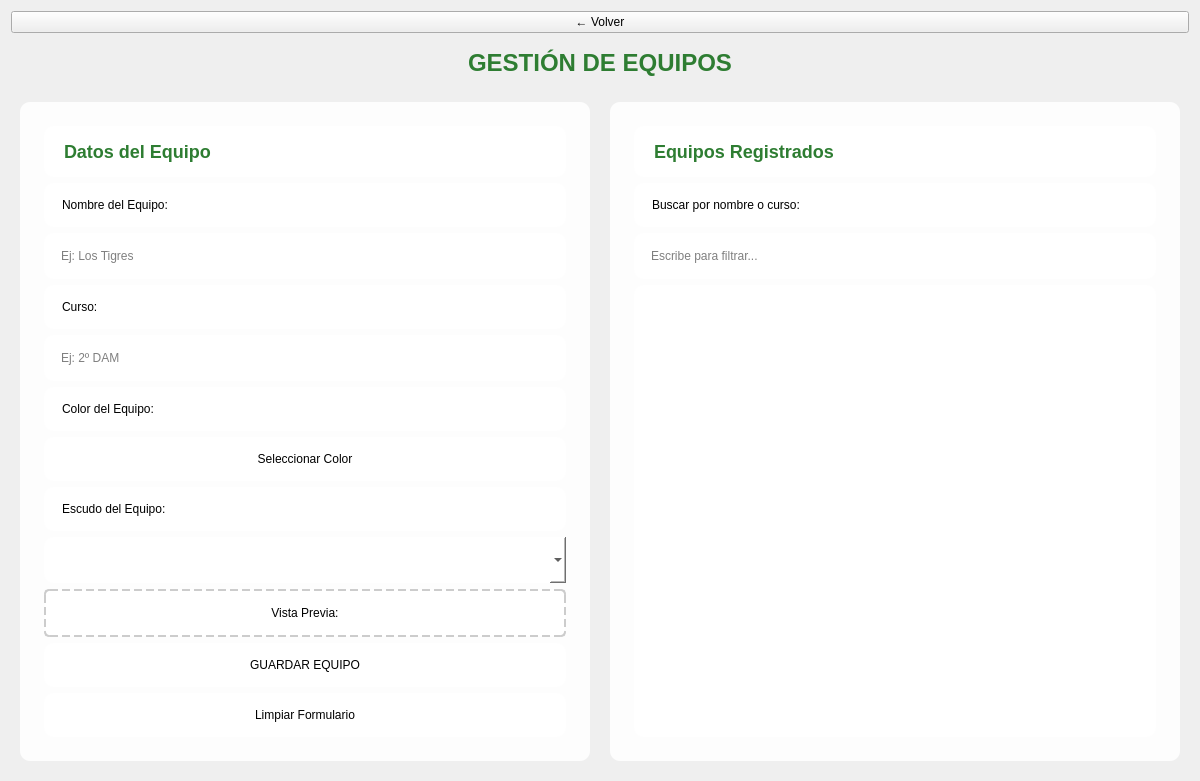
<?xml version="1.0" encoding="UTF-8"?>
<ui version="4.0">
 <class>FormGestionEquipos</class>
 <widget class="QWidget" name="FormGestionEquipos">
  <property name="geometry">
   <rect>
    <x>0</x>
    <y>0</y>
    <width>1200</width>
    <height>700</height>
   </rect>
  </property>
  <property name="windowTitle">
   <string>Gestión de Equipos</string>
  </property>
  <layout class="QVBoxLayout" name="verticalLayout">
   <item>
    <!-- Botón volver -->
    <widget class="QPushButton" name="btnVolver">
     <property name="text">
      <string>← Volver</string>
     </property>
     <property name="maximumWidth">
      <number>150</number>
     </property>
     <property name="minimumHeight">
      <number>40</number>
     </property>
     <property name="cursor">
      <cursorShape>PointingHandCursor</cursorShape>
     </property>
    </widget>
   </item>
   <item>
    <!-- Título -->
    <widget class="QLabel" name="lblTitulo">
     <property name="text">
      <string>GESTIÓN DE EQUIPOS</string>
     </property>
     <property name="alignment">
      <set>Qt::AlignCenter</set>
     </property>
     <property name="styleSheet">
      <string>font-size: 24px; font-weight: bold; color: #2E7D32; padding: 10px;</string>
     </property>
    </widget>
   </item>
   <item>
    <!-- Contenedor principal dividido -->
    <widget class="QWidget" name="contenedorPrincipal" native="true">
     <layout class="QHBoxLayout" name="horizontalLayout">
      <property name="spacing">
       <number>20</number>
      </property>
      <item>
       <!-- Lado izquierdo: Formulario -->
       <widget class="QFrame" name="frameFormulario">
        <property name="frameShape">
         <enum>QFrame::StyledPanel</enum>
        </property>
        <property name="styleSheet">
         <string>background: rgba(255, 255, 255, 0.85); border-radius: 10px; padding: 15px;</string>
        </property>
        <layout class="QVBoxLayout" name="verticalLayout_2">
         <item>
          <widget class="QLabel" name="lblTituloFormulario">
           <property name="text">
            <string>Datos del Equipo</string>
           </property>
           <property name="styleSheet">
            <string>font-size: 18px; font-weight: bold; color: #2E7D32;</string>
           </property>
          </widget>
         </item>
         <item>
          <widget class="QLabel" name="lblNombre">
           <property name="text">
            <string>Nombre del Equipo:</string>
           </property>
          </widget>
         </item>
         <item>
          <widget class="QLineEdit" name="txtNombre">
           <property name="placeholderText">
            <string>Ej: Los Tigres</string>
           </property>
          </widget>
         </item>
         <item>
          <widget class="QLabel" name="lblCurso">
           <property name="text">
            <string>Curso:</string>
           </property>
          </widget>
         </item>
         <item>
          <widget class="QLineEdit" name="txtCurso">
           <property name="placeholderText">
            <string>Ej: 2º DAM</string>
           </property>
          </widget>
         </item>
         <item>
          <widget class="QLabel" name="lblColor">
           <property name="text">
            <string>Color del Equipo:</string>
           </property>
          </widget>
         </item>
         <item>
          <widget class="QPushButton" name="btnSeleccionarColor">
           <property name="text">
            <string>Seleccionar Color</string>
           </property>
           <property name="minimumHeight">
            <number>40</number>
           </property>
           <property name="cursor">
            <cursorShape>PointingHandCursor</cursorShape>
           </property>
          </widget>
         </item>
         <item>
          <widget class="QLabel" name="lblEscudo">
           <property name="text">
            <string>Escudo del Equipo:</string>
           </property>
          </widget>
         </item>
         <item>
          <widget class="QComboBox" name="comboEscudos">
           <property name="minimumHeight">
            <number>40</number>
           </property>
           <property name="iconSize">
            <size>
             <width>32</width>
             <height>32</height>
            </size>
           </property>
          </widget>
         </item>
         <item>
          <widget class="QLabel" name="lblVistaPrevia">
           <property name="text">
            <string>Vista Previa:</string>
           </property>
           <property name="alignment">
            <set>Qt::AlignCenter</set>
           </property>
           <property name="minimumHeight">
            <number>100</number>
           </property>
           <property name="styleSheet">
            <string>border: 2px dashed #ccc; border-radius: 5px;</string>
           </property>
          </widget>
         </item>
         <item>
          <spacer name="verticalSpacer">
           <property name="orientation">
            <enum>Qt::Vertical</enum>
           </property>
           <property name="sizeHint" stdset="0">
            <size>
             <width>20</width>
             <height>40</height>
            </size>
           </property>
          </spacer>
         </item>
         <item>
          <widget class="QPushButton" name="btnGuardar">
           <property name="text">
            <string>GUARDAR EQUIPO</string>
           </property>
           <property name="minimumHeight">
            <number>50</number>
           </property>
           <property name="cursor">
            <cursorShape>PointingHandCursor</cursorShape>
           </property>
          </widget>
         </item>
         <item>
          <widget class="QPushButton" name="btnLimpiar">
           <property name="text">
            <string>Limpiar Formulario</string>
           </property>
           <property name="minimumHeight">
            <number>40</number>
           </property>
           <property name="cursor">
            <cursorShape>PointingHandCursor</cursorShape>
           </property>
          </widget>
         </item>
        </layout>
       </widget>
      </item>
      <item>
       <!-- Lado derecho: Lista de equipos -->
       <widget class="QFrame" name="frameLista">
        <property name="frameShape">
         <enum>QFrame::StyledPanel</enum>
        </property>
        <property name="styleSheet">
         <string>background: rgba(255, 255, 255, 0.85); border-radius: 10px; padding: 15px;</string>
        </property>
        <layout class="QVBoxLayout" name="verticalLayout_3">
         <item>
          <widget class="QLabel" name="lblTituloLista">
           <property name="text">
            <string>Equipos Registrados</string>
           </property>
           <property name="styleSheet">
            <string>font-size: 18px; font-weight: bold; color: #2E7D32;</string>
           </property>
          </widget>
         </item>
         <item>
          <widget class="QLabel" name="lblBuscar">
           <property name="text">
            <string>Buscar por nombre o curso:</string>
           </property>
          </widget>
         </item>
         <item>
          <widget class="QLineEdit" name="txtBuscar">
           <property name="placeholderText">
            <string>Escribe para filtrar...</string>
           </property>
           <property name="clearButtonEnabled">
            <bool>true</bool>
           </property>
          </widget>
         </item>
         <item>
          <widget class="QScrollArea" name="scrollAreaEquipos">
           <property name="widgetResizable">
            <bool>true</bool>
           </property>
           <property name="frameShape">
            <enum>QFrame::NoFrame</enum>
           </property>
           <widget class="QWidget" name="scrollAreaWidgetContents">
            <property name="geometry">
             <rect>
              <x>0</x>
              <y>0</y>
              <width>400</width>
              <height>500</height>
             </rect>
            </property>
            <layout class="QVBoxLayout" name="verticalLayout_4">
             <item>
              <widget class="QListWidget" name="listEquipos">
               <property name="iconSize">
                <size>
                 <width>48</width>
                 <height>48</height>
                </size>
               </property>
               <property name="alternatingRowColors">
                <bool>true</bool>
               </property>
              </widget>
             </item>
            </layout>
           </widget>
          </widget>
         </item>
        </layout>
       </widget>
      </item>
     </layout>
    </widget>
   </item>
  </layout>
 </widget>
 <resources/>
 <connections/>
</ui>
